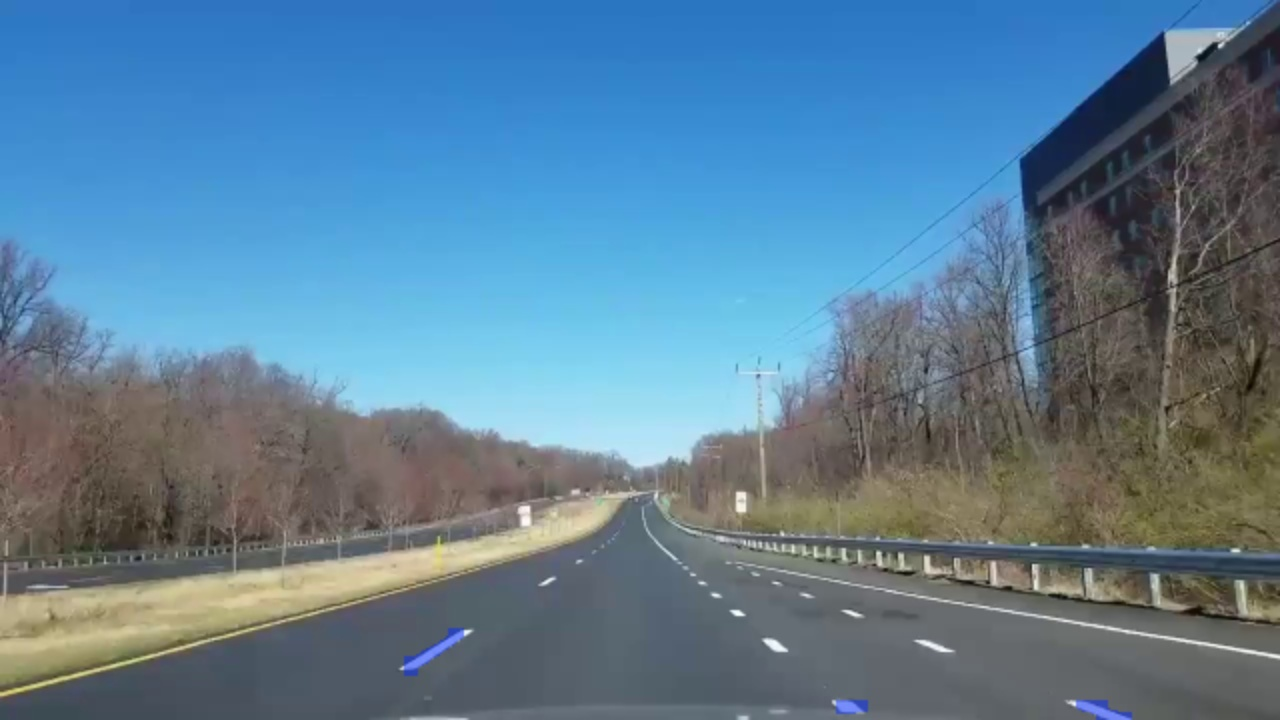
#> input picture assets/lane_inference_sample.jpg, 1280 x 720 px, given in place of road.mp4, which was not available
$ python detect_lane.py
#> lines starting #> are read from the running program, lines starting #| are printed output that depends on the picture; after the words box and inside, x2 and y2 are one past the last pixel; in counts of white or black regions, pixels touching at a corner belong together; pictures that were not available may be replaced by others from this repository, and a replacement may not be noted
import cv2
import imutils
import numpy as np

path="test_videos/road.mp4"

cap = cv2.VideoCapture(path)

ret, frame = cap.read()
#> frame is the input picture: shape (720, 1280, 3); mean B, G, R 149.6, 126, 92.4

top_left=(252,292)
bottom_left=(158,354)

top_right=(361,292)
bottom_right=(440,354)

pts1=np.float32([top_left,bottom_left,top_right,bottom_right])
pts2=np.float32([[0,0],[0,360],[640,0],[640,360]])
color=(0,0,255)

#sliding window parameter


def nothing(x):
    pass

cv2.namedWindow("Trackbars")
cv2.createTrackbar("L-H","Trackbars",0,255,nothing)
cv2.createTrackbar("L-S","Trackbars",0,255,nothing)
cv2.createTrackbar("L-V","Trackbars",200,255,nothing)

cv2.createTrackbar("U-H","Trackbars",255,255,nothing)
cv2.createTrackbar("U-S","Trackbars",50,255,nothing)
cv2.createTrackbar("U-V","Trackbars",255,255,nothing)


while True:
    ret, frame = cap.read()
    frame = imutils.resize(frame,width=640)
#> frame: shape (360, 640, 3)
    frame_copy=frame.copy()

    cv2.circle(frame,top_left,5,color,-1)
#> frame: shape (360, 640, 3); mean B, G, R 149.7, 126.1, 92.6
    cv2.circle(frame,bottom_left,5,color,-1)
#> frame: shape (360, 640, 3); mean B, G, R 149.6, 126.1, 92.6
    cv2.circle(frame,top_right,5,color,-1)
#> frame: shape (360, 640, 3); mean B, G, R 149.6, 126, 92.7
    cv2.circle(frame,bottom_right,5,color,-1)
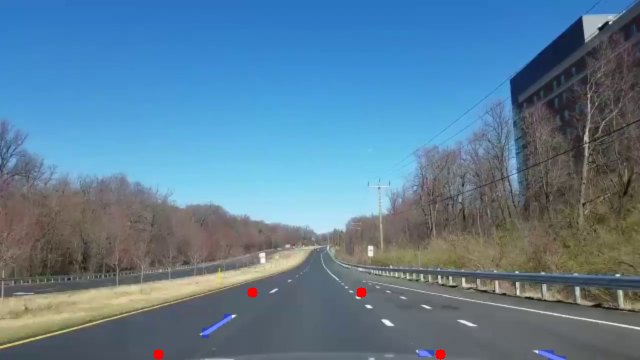
#> frame: shape (360, 640, 3); mean B, G, R 149.6, 126, 92.8

    #Bird's Eye View için gerekli dönüşüm matrisi
    #pts1 = ROI       pts2=Görüntüyü tanıyan noktalar

    matrix = cv2.getPerspectiveTransform(pts1,pts2)
    transformed_frame = cv2.warpPerspective(frame_copy,matrix,(640,360))
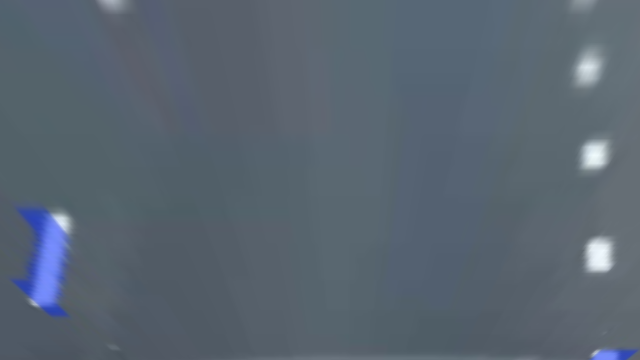
#> transformed_frame: shape (360, 640, 3); mean B, G, R 112.8, 100.6, 88.5

    transformed_frame_hsv=cv2.cvtColor(transformed_frame,cv2.COLOR_BGR2HSV)
#> transformed_frame_hsv: shape (360, 640, 3); mean H, S, V 104.3, 53.9, 112.8

    LOWER_H = cv2.getTrackbarPos("L-H","Trackbars")
    LOWER_S = cv2.getTrackbarPos("L-S","Trackbars")
    LOWER_V = cv2.getTrackbarPos("L-V","Trackbars")

    UPPER_H = cv2.getTrackbarPos("U-H","Trackbars")
    UPPER_S = cv2.getTrackbarPos("U-S","Trackbars")
    UPPER_V = cv2.getTrackbarPos("U-V","Trackbars")

    LOWER = np.array([LOWER_H,LOWER_S,LOWER_V])
    UPPER= np.array([UPPER_H,UPPER_S,UPPER_V])

    transformed_frame_mask = cv2.inRange(transformed_frame_hsv,LOWER,UPPER)
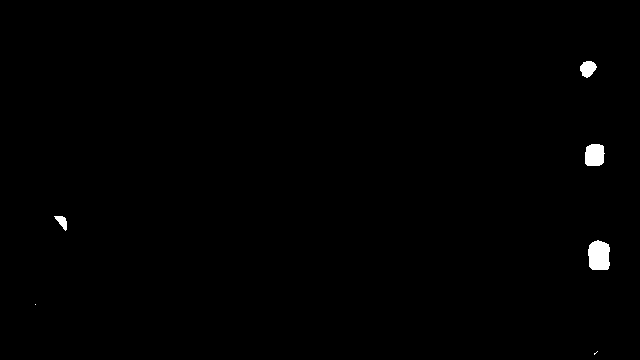
#> transformed_frame_mask: shape (360, 640); 0.55% white; 6 white regions (2 under 20 px), largest, box (x1, y1, x2, y2) and area: (588, 240, 610, 270) 567, (585, 144, 605, 166) 387, (580, 61, 597, 78) 201, (54, 216, 67, 231) 104

    histogram=np.sum(transformed_frame_mask[transformed_frame_mask.shape[0]//2:, :],axis=0)
#> histogram = 640 values, max 7905 at index 594, min 0 at index 0, mean 269.7
    middle_point=np.int32(histogram.shape[0]/2)
#> middle_point = 320

    left_side=np.argmax(histogram[:middle_point])
#> left_side = 64
    right_side=np.argmax(histogram[middle_point:]) + middle_point
#> right_side = 594

    left_x=[]
    right_x=[]

    transformed_frame_mask_copy=transformed_frame_mask.copy()

    starting_y=360

    while starting_y>0:
        #left side
        img = transformed_frame_mask[starting_y-40:starting_y , left_side-50:left_side+50]
        contours,_=cv2.findContours(img,cv2.RETR_TREE,cv2.CHAIN_APPROX_SIMPLE)
        for contour in contours:
            M = cv2.moments(contour)
            if M["m00"] != 0:
                center_x,center_y=np.int32(M["m10"]/M["m00"]),np.int32(M["m01"]/M["m00"])
                left_side=left_side-50+center_x

        #right side
        img = transformed_frame_mask[starting_y-40:starting_y , right_side-50:right_side+50]
        contours,_=cv2.findContours(img,cv2.RETR_TREE,cv2.CHAIN_APPROX_SIMPLE)
        for contour in contours:
            M = cv2.moments(contour)
            if M["m00"] != 0:
                center_x,center_y=np.int32(M["m10"]/M["m00"]),np.int32(M["m01"]/M["m00"])
                right_side=right_side-50+center_x


        cv2.rectangle(transformed_frame_mask_copy,(left_side-60,starting_y),(left_side+60,starting_y-40),(255,255,255),2)
        cv2.rectangle(transformed_frame_mask_copy,(right_side-60,starting_y),(right_side+60,starting_y-40),(255,255,255),2)

        starting_y = starting_y-40
#> this loop made 9 passes
#> pass 1, `img = transformed_frame_mask[starting_y-40:starting_y , right_side-50:..`:
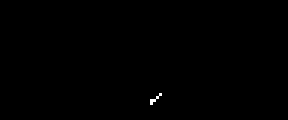
#> img: shape (40, 96) (shown 3 times larger); 0.13% white in thin lines or dots, all inside (x1, y1, x2, y2) = (50, 31, 54, 35)
#> pass 2, `img = transformed_frame_mask[starting_y-40:starting_y , left_side-50:l..`:
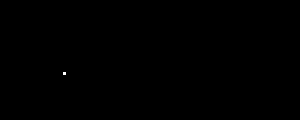
#> img: shape (40, 100) (shown 3 times larger); 0.03% white in thin lines or dots, all inside (x1, y1, x2, y2) = (21, 24, 22, 25)
#> after the loop:
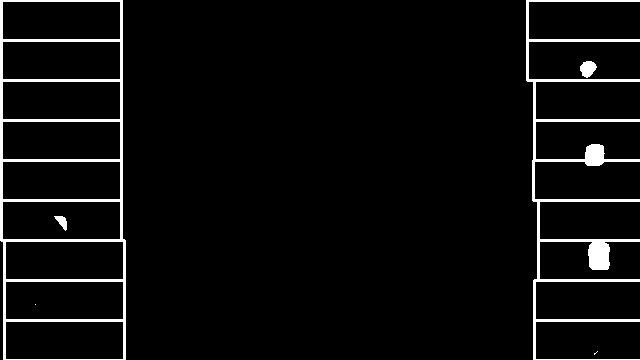
#> transformed_frame_mask_copy: shape (360, 640); 4.5% white; 6 white regions (2 under 20 px), largest, box (x1, y1, x2, y2) and area: (0, 0, 126, 360) 5326, (526, 0, 640, 360) 4821, (580, 61, 597, 78) 201, (54, 216, 67, 231) 104
#> after the loop, left_side = 61; right_side = 587; starting_y = 0


    #cv2.imshow("Test",frame)
    cv2.imshow("Bird's Eye View - BGR",transformed_frame)
    cv2.imshow("Bird's Eye View - HSV",transformed_frame_hsv)
    cv2.imshow("Bird's Eye View - MASK",transformed_frame_mask)
    cv2.imshow("Sliding Window",transformed_frame_mask_copy)
    if cv2.waitKey(10)==27:
#> (key Esc is pressed here)
        break

cv2.destroyAllWindows()

$ run again, on assets/lane_val_pred.jpg
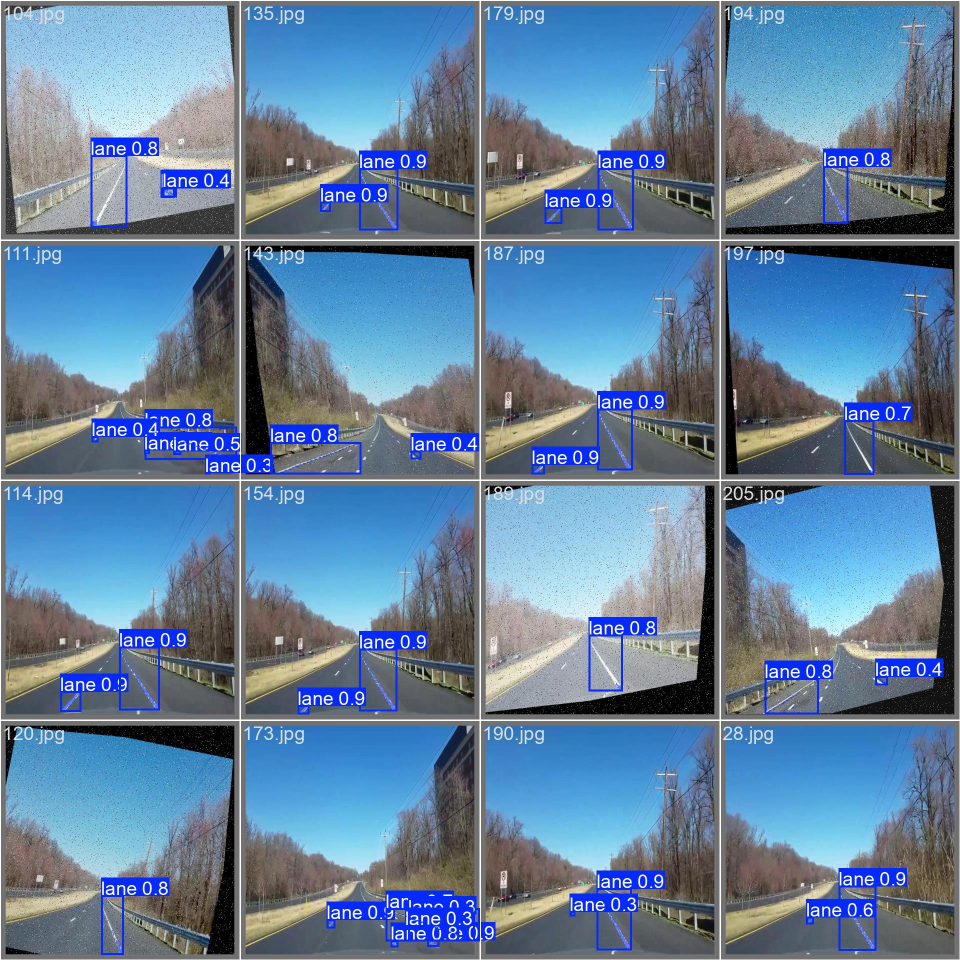
#> input picture assets/lane_val_pred.jpg, 1920 x 1920 px, given in place of road.mp4, which was not available (shown at 1/2 size)
#> frame is the input picture: shape (1920, 1920, 3); mean B, G, R 157.4, 128.9, 99.8
#> transformed_frame_hsv: shape (360, 640, 3); mean H, S, V 93.3, 95.1, 166.7
#> `transformed_frame_mask = cv2.inRange(transformed_frame_hsv,LOWER,UPPER)`:
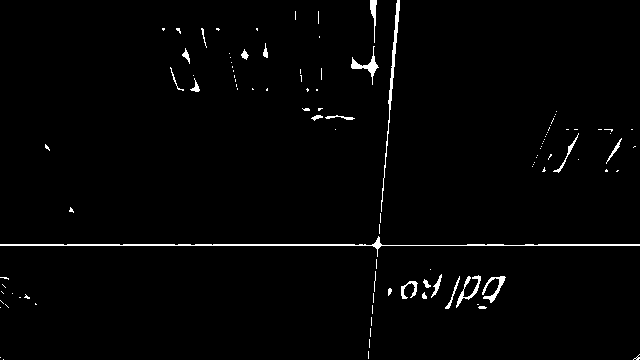
#> transformed_frame_mask: shape (360, 640); 1.7% white in thin lines or dots
#> histogram = 640 values, max 5355 at index 379, min 255 at index 64, mean 880.5
#> `left_side=np.argmax(histogram[:middle_point])`: left_side = 3
#> `right_side=np.argmax(histogram[middle_point:]) + middle_point`: right_side = 379
#> the loop `while starting_y>0:` made 9 passes
#> after the loop `while starting_y>0:`:
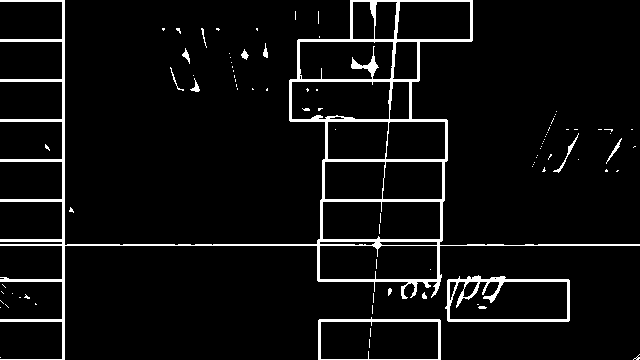
#> transformed_frame_mask_copy: shape (360, 640); 5.5% white; 91 white regions (77 under 20 px), largest, box (x1, y1, x2, y2) and area: (0, 0, 640, 360) 9744, (445, 275, 570, 322) 1365, (318, 317, 441, 360) 726
#> after the loop `while starting_y>0:`: left_side = 3; right_side = 411; starting_y = 0
